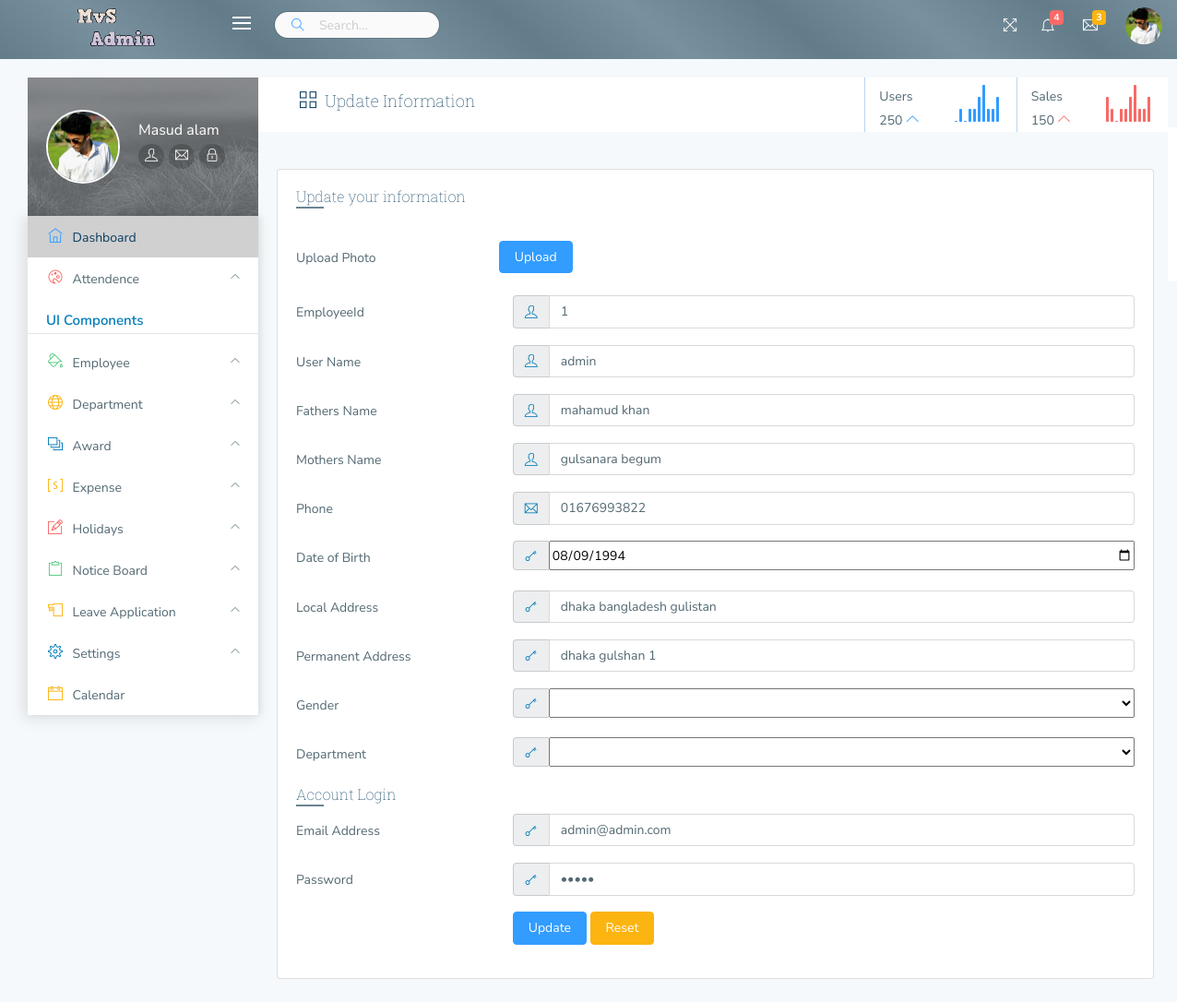
Page /edit.php?id=1 (signed in) on the committed database.
### tables this page shows
CREATE TABLE `employee` (
  `employeeid` int(11) NOT NULL,
  `username` varchar(100) NOT NULL,
  `fathersname` varchar(100) NOT NULL,
  `mothersname` varchar(100) NOT NULL,
  `phone` varchar(110) NOT NULL,
  `dob` date NOT NULL,
  `localaddress` varchar(100) NOT NULL,
  `permanentaddress` varchar(100) NOT NULL,
  `gender` varchar(100) NOT NULL,
  `department` varchar(111) NOT NULL,
  `email` varchar(100) NOT NULL,
  `password` varchar(100) NOT NULL,
  `active` int(3) NOT NULL DEFAULT '1'
);

### edit.php (the view, shortened to what this page needs)
<?php
include('common/db.php');
    $id=$_GET['id'];
    $query= "SELECT * FROM employee WHERE employeeid = $id";
    $result= mysqli_query($connect, $query);
    $row= mysqli_fetch_object($result);
?>
<!DOCTYPE html>
<html lang="en">
<head>
    <link type="text/css" rel="stylesheet" href="css/A.app.css%2bcustom.css%2bpages%2c%2c_light_sidebar.css%2cMcc.lp_uw3dA9e.css.pagespeed.cf.-QxG9heMNB.css"/>
</head>
<body>
<?php include('common/header.php'); ?>
<?php include('common/navbar.php'); ?>
<div class="right-aside view-port-height">
<div class="content-header container-fluid bg-white">
    <div class="row">
        <div class="col-sm-4">
            <h4><i class='ti-view-grid'> </i> Update Information </h4>
        </div>
        <div class="col-6 col-sm-4 offset-md-2 col-md-3 offset-xl-4 col-xl-2 header_left_xs_up pt-2">
            <div class="row">
                <div class="col-6">
                    <span>Users</span><br/>
                    <span>250 <i class="ti-angle-up text-primary"> </i></span>
                </div>
                <div class="col-6">
                    <div class="sparkline_users"></div>
                </div>
            </div>
        </div>
        <div class="col-6 col-sm-4 col-md-3 col-xl-2 header_left pt-2">
            <div class="row">
                <div class="col-6">
                    <span>Sales</span><br/>
                    <span>150 <i class="ti-angle-up text-danger"> </i></span>
                </div>
                <div class="col-6">
                    <div class="sparkline_sales"></div>
                </div>
            </div>
        </div>
    </div>
</div>
<div class="content">
    <form action="update.php" method="post" >
        <div class="row">
            <div class="col-lg-12">
                <div class="card">
                    <div class="card-block">
                        <h5 class="heading">Update your information</h5>
                        <div class="m-t-35">
                        <div class="form-group row">
                                <label for="first_name3" class="col-form-label col-sm-3">
                                    Upload Photo
                                </label>
                                     <label class="btn-bs-file btn  btn-primary">
                                        Upload
                                      </label>
                            </div>
                            <div class="form-group row">
                                <label for="first_name3" class="col-form-label col-sm-3">
                                     EmployeeId
                                </label>
                                <div class="col-sm-9">
                                    <div class="input-group">
                                                <span class="input-group-addon">
                                                            <i class="ti-user text-info"></i>
                                                        </span>
                                        <input type="text" class="form-control " id="employeeid" name="employeeid"  value="<?php echo $row->employeeid;?>">
                                    </div>
                                </div>
                            </div>
                            <div class="form-group row">
                                <label for="first_name3" class="col-form-label col-sm-3">
                                    User Name
                                </label>
                                <div class="col-sm-9">
                                    <div class="input-group">
                                                <span class="input-group-addon">
                                                            <i class="ti-user text-info"></i>
                                                        </span>
                                        <input type="text" class="form-control " id="first_name3" name="username" value="<?php echo $row->username;?>">
                                    </div>
                                </div>
                            </div>
                             <div class="form-group row">
                                <label for="first_name3" class="col-form-label col-sm-3">
                                    Fathers Name
                                </label>
                                <div class="col-sm-9">
                                    <div class="input-group">
                                                <span class="input-group-addon">
                                                            <i class="ti-user text-info"></i>
                                                        </span>
                                        <input type="text" class="form-control " id="first_name3" name="fathersname" value="<?php echo $row->fathersname;?>">
                                    </div>
                                </div>
                            </div>
                             <div class="form-group row">
                                <label for="first_name3" class="col-form-label col-sm-3">
                                    Mothers Name
                                </label>
                                <div class="col-sm-9">
                                    <div class="input-group">
                                                <span class="input-group-addon">
                                                            <i class="ti-user text-info"></i>
                                                        </span>
                                        <input type="text" class="form-control " id="first_name3" name="mothersname" value="<?php echo $row->mothersname;?>">
                                    </div>
                                </div>
                            </div>
                            <div class="form-group row">
                                <label for="email3" class="col-form-label col-sm-3">
                                    Phone
                                </label>
                                <div class="col-sm-9">
                                    <div class="input-group">
                                                <span class="input-group-addon">
                                                            <i class="ti-email text-info"></i>
                                                        </span>
                                        <input type="text" class="form-control " id="phone" name="phone" value="<?php echo $row->phone;?>">
                                    </div>
                                </div>
                            </div>
                             <div class="form-group row">
                                <label for="password3" class="col-form-label col-sm-3">
                                    Date of Birth
                                </label>
                                <div class="col-sm-9">
                                    <div class="input-group">
                                                <span class="input-group-addon">
                                                            <i class="ti-key text-info"></i>
                                                        </span>
                                        <input type="date" style= "width: 100%; "  id="dob" name="dob" value="<?php echo $row->dob;?>" >
                                    </div>
                                </div>
                            </div>
                            <div class="form-group row">
                                <label for="password3" class="col-form-label col-sm-3">
                                    Local Address
                                </label>
                                <div class="col-sm-9">
                                    <div class="input-group">
                                                <span class="input-group-addon">
                                                            <i class="ti-key text-info"></i>
                                                        </span>
                                        <input type="text" class="form-control " id="localaddress" name="localaddress" value="<?php echo $row->localaddress;?>">
                                    </div>
                                </div>
                            </div>
                            <div class="form-group row">
                                <label for="con_password3" class="col-form-label col-sm-3">
                                   Permanent Address
                                </label>
                                <div class="col-sm-9">
                                    <div class="input-group">
                                                <span class="input-group-addon">
                                                            <i class="ti-key text-info"></i>
                                                        </span>
                                        <input type="text" class="form-control " id="con_password3" name="permanentaddress" value="<?php echo $row->permanentaddress;?>">
                                    </div>
                                </div>
                            </div>
                            <div class="form-group row">
                                <label for="con_password3" class="col-form-label col-sm-3">
                                   Gender
                                </label>
                                <div class="col-sm-9">
                                    <div class="input-group">
                                                <span class="input-group-addon">
                                                            <i class="ti-key text-info"></i>
                                                        </span>
                                        <select name="gender" value="<?php echo $row->gender;?>" class="selectpicker"  style="width: 100%; font-family: cursive;">
                                            <option></option>
                                            <option value="1">Male</option>
                                        </select>
                                    </div>
                                </div>
                            </div>
                            <div class="form-group row">
                                <label for="con_password3" class="col-form-label col-sm-3">
                                   Department
                                </label>
                                <div class="col-sm-9">
                                    <div class="input-group">
                                                <span class="input-group-addon">
                                                            <i class="ti-key text-info"></i>
                                                        </span>
                                        <select name="department" value="<?php echo $row->department;?>"  class="selectpicker"  style="width: 100%; font-family: cursive;">
                                            <option></option>
                                            <option value="1">Engineer</option>
                                        </select>
                                    </div>
                                </div>
                            </div>
                    <h5 class="heading">Account Login</h5>
                            <div class="form-group row">
                                <label for="con_password3" class="col-form-label col-sm-3">
                                   Email Address
                                </label>
                                <div class="col-sm-9">
                                    <div class="input-group">
                                                <span class="input-group-addon">
                                                            <i class="ti-key text-info"></i>
                                                        </span>
                                        <input type="email" class="form-control " id="email" name="email" value="<?php echo $row->email;?>">
                                    </div>
                                </div>
                            </div>
                            <div class="form-group row">
                                <label for="con_password3" class="col-form-label col-sm-3">
                                  Password
                                </label>
                                <div class="col-sm-9">
                                    <div class="input-group">
                                                <span class="input-group-addon">
                                                            <i class="ti-key text-info"></i>
                                                        </span>
                                        <input type="password" class="form-control " id="password" name="password" value="<?php echo $row->password;?>">
                                    </div>
                                </div>
                            </div>
                            <div class="form-group row">
                                <div class="col-sm-9 offset-sm-3">
                                    <button class="btn btn-primary layout_btn_prevent" type="submit"> Update</button>
                                    <button class="btn btn-warning layout_btn_prevent" value="reset">Reset</button>
                                </div>
                            </div>
                        </div>
                    </div>
                </div>
            </div>
       </div>
</div>
</div>
<footer>
    <div class="bg-white container-fluid">
        <div class="row">
            <div class="col-lg-12 text-center">
            </div>
        </div>
    </div>
</footer>
</body>
</html>

### edit.php (style rules this page uses)
.btn-bs-file { position:relative; }

### rows in the picture
employee: employeeid "1", username "admin", fathersname "mahamud khan", mothersname "gulsanara begum", phone "01676993822", dob "08/09/1994", localaddress "dhaka bangladesh gulistan", permanentaddress "dhaka gulshan 1", email "admin@admin.com"

### other values in the picture
$_SESSION['username'] "Masud alam"
